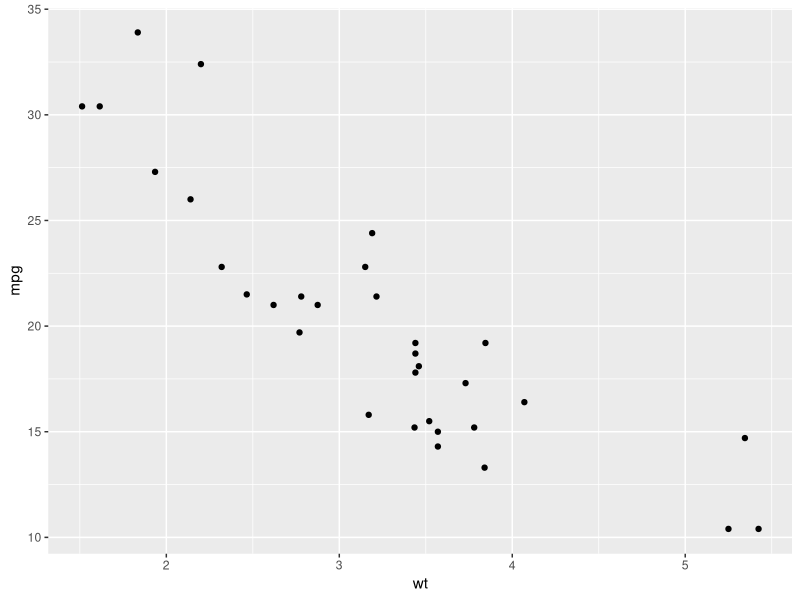
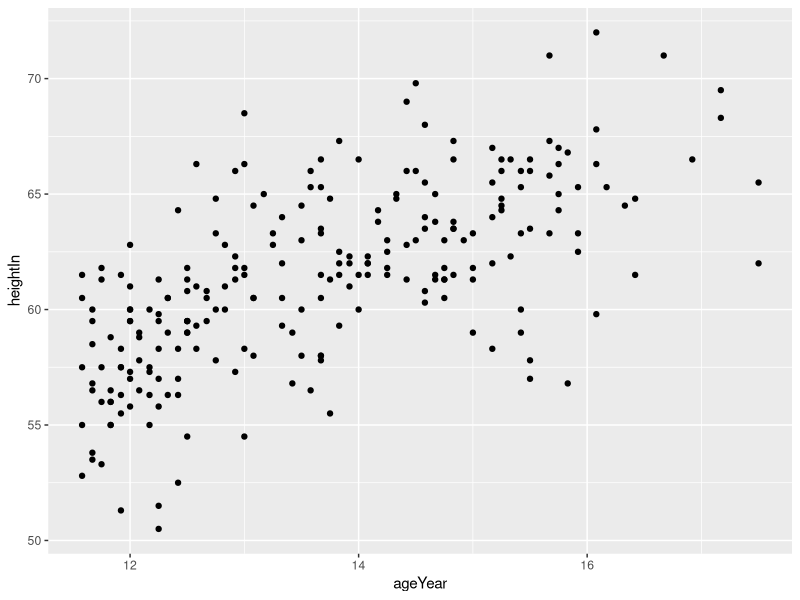
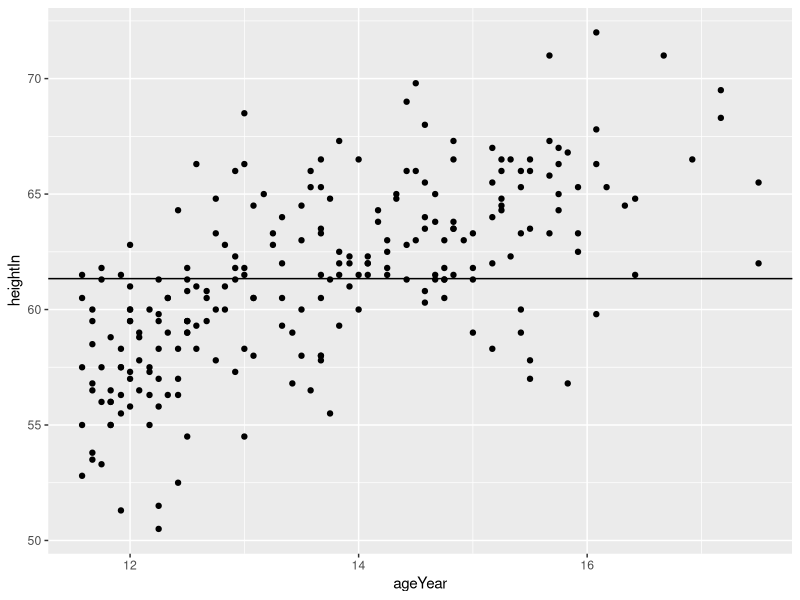
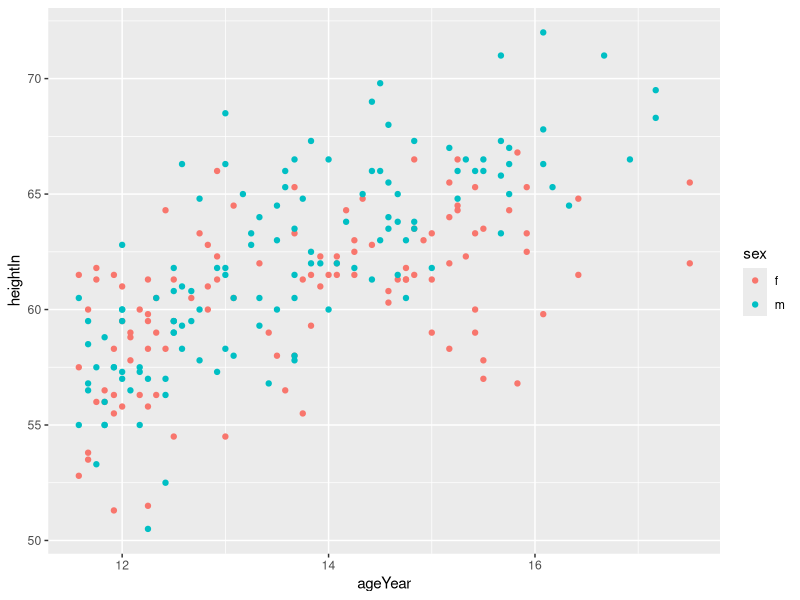
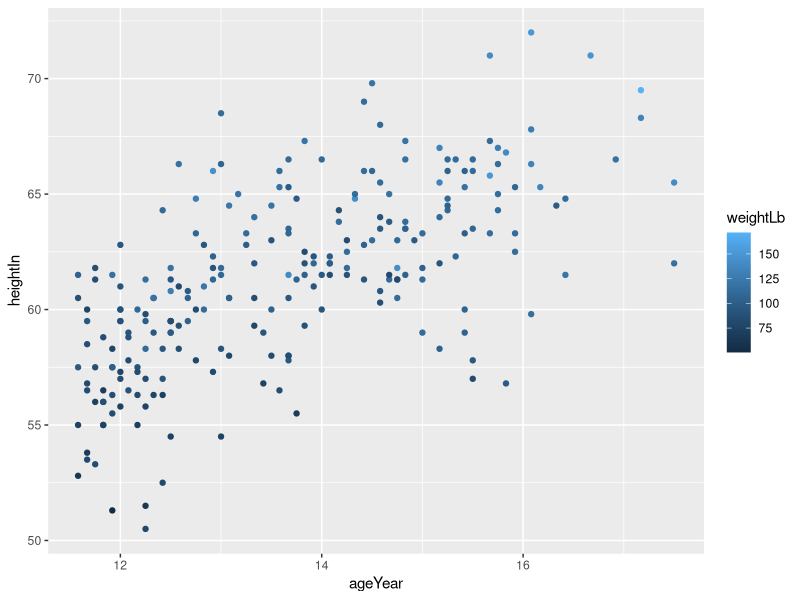
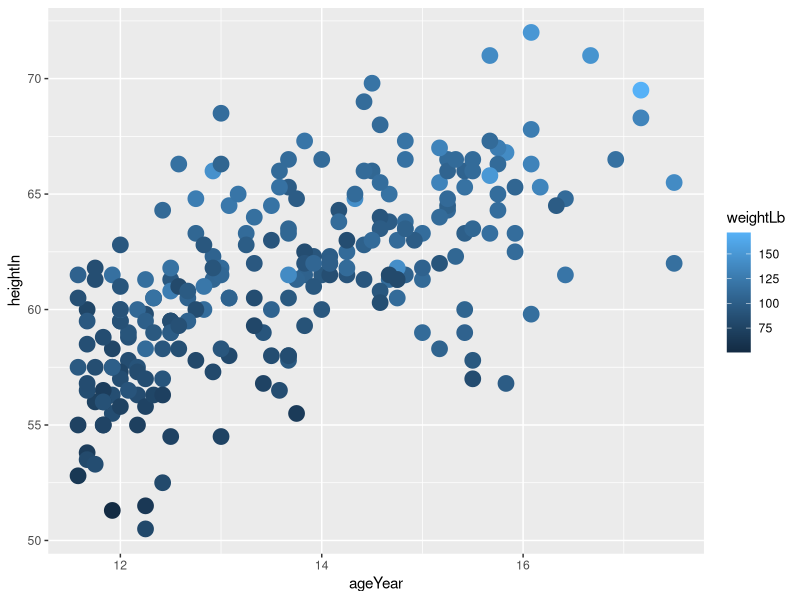
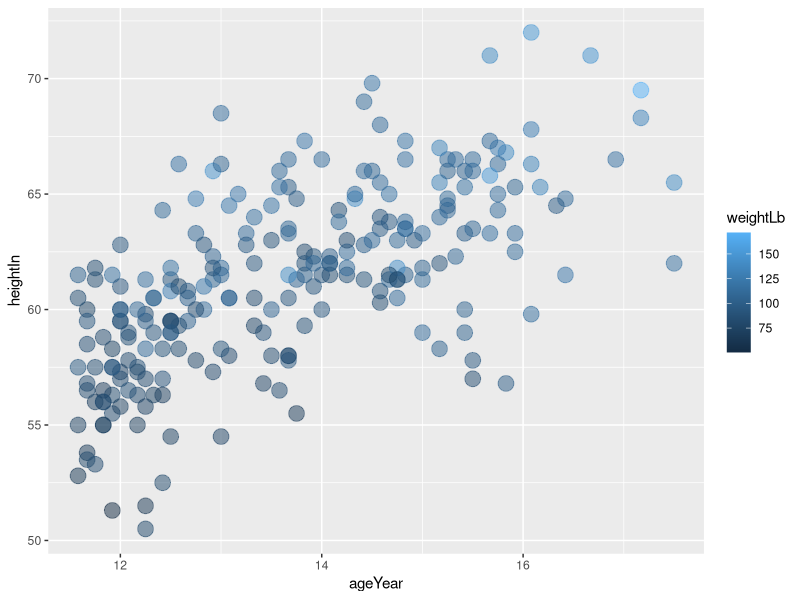
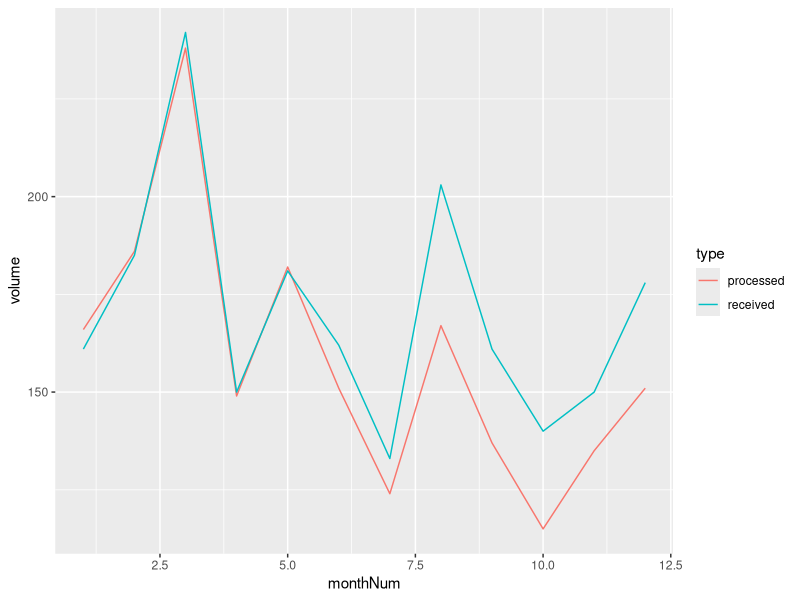

Write R code to recreate these figures, in order.
## ---- chunk 1
knitr::opts_chunk$set(echo = TRUE)
library(ggplot2)
library(tidyverse)
library(here)
## ---- chunk 2
mcars <- read_csv(here('_data','mtcars.csv'))
## ---- chunk 3
ggplot(mtcars, aes(x = wt, y = mpg)) +
    geom_point()
## ---- chunk 4
df.heightweight <- read_csv(here('_data','heightweight.csv'))
df.heightweight
## ---- chunk 5
ggplot(df.heightweight, aes(x = ageYear, y = heightIn)) + 
  geom_point()
## ---- chunk 6
ggplot(df.heightweight, aes(x = ageYear, y = heightIn)) +
  geom_point() +
  geom_hline(yintercept=mean(df.heightweight$heightIn)) # note this new component to the ggplot call
## ---- chunk 7
ggplot(df.heightweight, aes(x = ageYear, y = heightIn, colour = sex)) +  
  geom_point()
## ---- chunk 8
ggplot(df.heightweight, aes(x = ageYear, y = heightIn, colour = weightLb)) +
  geom_point()
## ---- chunk 9
ggplot(df.heightweight, aes(x = ageYear, y = heightIn, colour = weightLb)) +
  geom_point(size = 5)
## ---- chunk 10
ggplot(df.heightweight, aes(x = ageYear, y = heightIn, colour = weightLb)) +
  geom_point(size = 5, alpha = 0.5)
## ---- chunk 11
df.line.graph <- read_csv(here('_data','line.csv'))
str(df.line.graph)
head(df.line.graph)
summary(df.line.graph)
nrow(df.line.graph)
## ---- chunk 12
ggplot(df.line.graph, aes(x=monthNum, y = volume, colour=type)) + 
  geom_line()
## ---- chunk 13
ggplot(df.line.graph, aes(x=monthNum, y = volume, colour=type)) +
  geom_line() +
  theme_classic()
## ---- chunk 14
ggplot(df.line.graph, aes(x = monthNum, y = volume, colour = type)) +
  geom_line() +
  theme_classic() +
  geom_point(size = 4)
## ---- chunk 15
ordered.month.list <- unique(as.character(df.line.graph$month))
df.line.graph$month <- factor(df.line.graph$month, levels=ordered.month.list)
ggplot(df.line.graph, aes(x = month, y = volume, colour = type, group = type)) +
  geom_line() +
  theme_classic()
## ---- chunk 16
ggplot(df.line.graph, aes(x=month, y = volume, colour = type, group = type)) +
  geom_line() +
  theme_classic() +
  geom_text(data = df.line.graph[df.line.graph$month == "Dec", ], aes(label = type)
            , hjust=0.9, vjust=-0.5) +
  theme(legend.position=("none"))
## ---- chunk 17
ggplot(df.line.graph, aes(x=month, y = volume, colour = type, group = type)) +
  geom_line() +
  theme_classic() +
  geom_text(data = df.line.graph[df.line.graph$month == "Dec", ], aes(label = type),
            hjust=0.9, vjust=-0.5) +
  scale_color_manual(values= c("#3182bd", "#bdbdbd")) +
  theme(legend.position=("none"))
## ---- chunk 18
ggplot(df.line.graph, aes(x=month, y = volume, colour = type, group = type)) +
  geom_line(size=1) +
  theme_classic() +
  geom_text(data = df.line.graph[df.line.graph$month == "Dec", ], aes(label = type)
            , hjust=0.9, vjust=-0.5) +
  scale_color_manual(values= c("#3182bd", "#bdbdbd")) +
  theme(legend.position=("none"))
## ---- chunk 19
ggplot(df.line.graph, aes(x=month, y = volume, colour = type, group = type)) +
  geom_line(size=1) +
  theme_classic() +
  geom_text(data = df.line.graph[df.line.graph$month == "Dec", ], aes(label = type), 
            hjust=0.9, vjust=-0.5) +
  scale_color_manual(values= c("#3182bd", "#bdbdbd")) +
  theme(legend.position=("none"),axis.line = element_line(color = "#bdbdbd"))
## ---- chunk 20
ggplot(df.line.graph, aes(x=month, y = volume, colour = type, group = type)) +
  geom_line(size=1) +
  theme_classic() +
  geom_text(data = df.line.graph[df.line.graph$month == "Dec", ], aes(label = type),
            hjust=0.9, vjust=-0.5) +
  scale_color_manual(values= c("#3182bd", "#bdbdbd")) +
  theme(legend.position=("none"),
        axis.line = element_line(color = "#bdbdbd"),
        axis.ticks = element_line(color = "#bdbdbd")
  )
## ---- chunk 21
ggplot(df.line.graph, aes(x=month, y = volume, colour = type, group = type)) +
  geom_line(size=1) +
  theme_classic() +
  geom_text(data = df.line.graph[df.line.graph$month == "Dec", ], aes(label = type)
            , hjust=0.9, vjust=-0.5) +
  scale_color_manual(values= c("#3182bd", "#bdbdbd")) +
  theme(legend.position=("none")
        , axis.line = element_line(color = "#bdbdbd")
        , axis.ticks = element_line(color = "#bdbdbd")
        , axis.text = element_text(color = "#bdbdbd")
  )
## ---- chunk 22
ggplot(df.line.graph, aes(x=month, y = volume, colour = type, group = type)) +
  geom_line(size=1) +
  theme_classic() +
  geom_text(data = df.line.graph[df.line.graph$month == "Dec", ], aes(label = type)
            , hjust=0.9, vjust=-0.5) +
  scale_color_manual(values= c("#3182bd", "#bdbdbd")) +
  theme(legend.position=("none")
        , axis.line = element_line(color = "#bdbdbd")
        , axis.ticks = element_line(color = "#bdbdbd")
        , axis.text = element_text(color = "#bdbdbd")
        , axis.title = element_text(color = "#bdbdbd")
  )
